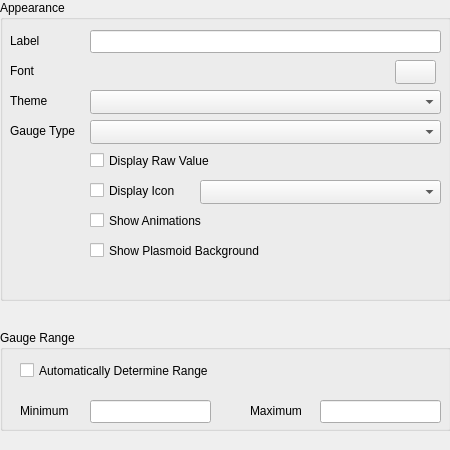
<?xml version="1.0" encoding="UTF-8"?>
<ui version="4.0">
 <class>generalSettings</class>
 <widget class="QWidget" name="generalSettings">
  <property name="geometry">
   <rect>
    <x>0</x>
    <y>0</y>
    <width>450</width>
    <height>450</height>
   </rect>
  </property>
  <property name="sizePolicy">
   <sizepolicy hsizetype="MinimumExpanding" vsizetype="Expanding">
    <horstretch>0</horstretch>
    <verstretch>0</verstretch>
   </sizepolicy>
  </property>
  <property name="minimumSize">
   <size>
    <width>450</width>
    <height>450</height>
   </size>
  </property>
  <property name="maximumSize">
   <size>
    <width>123456</width>
    <height>123456</height>
   </size>
  </property>
  <property name="windowTitle">
   <string>Dialog</string>
  </property>
  <property name="inputMethodHints">
   <set>Qt::ImhDigitsOnly</set>
  </property>
  <widget class="QGroupBox" name="appearanceGroup">
   <property name="geometry">
    <rect>
     <x>0</x>
     <y>0</y>
     <width>451</width>
     <height>301</height>
    </rect>
   </property>
   <property name="sizePolicy">
    <sizepolicy hsizetype="MinimumExpanding" vsizetype="Preferred">
     <horstretch>0</horstretch>
     <verstretch>0</verstretch>
    </sizepolicy>
   </property>
   <property name="minimumSize">
    <size>
     <width>330</width>
     <height>189</height>
    </size>
   </property>
   <property name="title">
    <string>Appearance</string>
   </property>
   <widget class="QComboBox" name="gaugeTheme">
    <property name="geometry">
     <rect>
      <x>90</x>
      <y>90</y>
      <width>351</width>
      <height>24</height>
     </rect>
    </property>
    <property name="toolTip">
     <string>Type of gauge</string>
    </property>
   </widget>
   <widget class="QLabel" name="label">
    <property name="geometry">
     <rect>
      <x>10</x>
      <y>90</y>
      <width>81</width>
      <height>21</height>
     </rect>
    </property>
    <property name="text">
     <string>Theme</string>
    </property>
   </widget>
   <widget class="QLineEdit" name="gaugeLabel">
    <property name="geometry">
     <rect>
      <x>90</x>
      <y>30</y>
      <width>351</width>
      <height>23</height>
     </rect>
    </property>
    <property name="toolTip">
     <string>A label for the gauge (optional)</string>
    </property>
   </widget>
   <widget class="QLabel" name="label_7">
    <property name="geometry">
     <rect>
      <x>10</x>
      <y>30</y>
      <width>81</width>
      <height>21</height>
     </rect>
    </property>
    <property name="text">
     <string>Label</string>
    </property>
   </widget>
   <widget class="QComboBox" name="gaugeType">
    <property name="geometry">
     <rect>
      <x>90</x>
      <y>120</y>
      <width>351</width>
      <height>24</height>
     </rect>
    </property>
    <property name="toolTip">
     <string>Type of gauge</string>
    </property>
   </widget>
   <widget class="QLabel" name="label_6">
    <property name="geometry">
     <rect>
      <x>10</x>
      <y>120</y>
      <width>81</width>
      <height>21</height>
     </rect>
    </property>
    <property name="text">
     <string>Gauge Type</string>
    </property>
   </widget>
   <widget class="QCheckBox" name="showPlasmaBg">
    <property name="geometry">
     <rect>
      <x>90</x>
      <y>240</y>
      <width>211</width>
      <height>21</height>
     </rect>
    </property>
    <property name="text">
     <string>Show Plasmoid Background</string>
    </property>
   </widget>
   <widget class="QCheckBox" name="showRaw">
    <property name="geometry">
     <rect>
      <x>90</x>
      <y>150</y>
      <width>161</width>
      <height>21</height>
     </rect>
    </property>
    <property name="text">
     <string>Display Raw Value</string>
    </property>
   </widget>
   <widget class="QCheckBox" name="showIcon">
    <property name="geometry">
     <rect>
      <x>90</x>
      <y>180</y>
      <width>101</width>
      <height>21</height>
     </rect>
    </property>
    <property name="text">
     <string>Display Icon</string>
    </property>
   </widget>
   <widget class="QComboBox" name="gaugeIcon">
    <property name="geometry">
     <rect>
      <x>200</x>
      <y>180</y>
      <width>241</width>
      <height>24</height>
     </rect>
    </property>
   </widget>
   <widget class="QCheckBox" name="showAnimations">
    <property name="geometry">
     <rect>
      <x>90</x>
      <y>210</y>
      <width>171</width>
      <height>21</height>
     </rect>
    </property>
    <property name="text">
     <string>Show Animations</string>
    </property>
   </widget>
   <widget class="QLabel" name="label_9">
    <property name="geometry">
     <rect>
      <x>10</x>
      <y>60</y>
      <width>71</width>
      <height>21</height>
     </rect>
    </property>
    <property name="text">
     <string>Font</string>
    </property>
   </widget>
   <widget class="KFontRequester" name="fontChooser">
    <property name="geometry">
     <rect>
      <x>90</x>
      <y>60</y>
      <width>301</width>
      <height>24</height>
     </rect>
    </property>
   </widget>
   <widget class="KColorButton" name="fontColor">
    <property name="geometry">
     <rect>
      <x>395</x>
      <y>60</y>
      <width>41</width>
      <height>24</height>
     </rect>
    </property>
   </widget>
  </widget>
  <widget class="QGroupBox" name="rangeGroup">
   <property name="geometry">
    <rect>
     <x>0</x>
     <y>330</y>
     <width>451</width>
     <height>101</height>
    </rect>
   </property>
   <property name="title">
    <string>Gauge Range</string>
   </property>
   <widget class="QLineEdit" name="rangeMin">
    <property name="enabled">
     <bool>true</bool>
    </property>
    <property name="geometry">
     <rect>
      <x>90</x>
      <y>70</y>
      <width>121</width>
      <height>23</height>
     </rect>
    </property>
    <property name="toolTip">
     <string>The value at which the gauge reads the lowest</string>
    </property>
    <property name="autoFillBackground">
     <bool>false</bool>
    </property>
    <property name="inputMethodHints">
     <set>Qt::ImhFormattedNumbersOnly</set>
    </property>
    <property name="placeholderText">
     <string/>
    </property>
   </widget>
   <widget class="QLabel" name="label_5">
    <property name="geometry">
     <rect>
      <x>20</x>
      <y>70</y>
      <width>61</width>
      <height>21</height>
     </rect>
    </property>
    <property name="text">
     <string>Minimum</string>
    </property>
   </widget>
   <widget class="QLabel" name="label_8">
    <property name="geometry">
     <rect>
      <x>250</x>
      <y>70</y>
      <width>71</width>
      <height>21</height>
     </rect>
    </property>
    <property name="text">
     <string>Maximum</string>
    </property>
   </widget>
   <widget class="QLineEdit" name="rangeMax">
    <property name="geometry">
     <rect>
      <x>320</x>
      <y>70</y>
      <width>121</width>
      <height>23</height>
     </rect>
    </property>
    <property name="toolTip">
     <string>&lt;html&gt;&lt;head/&gt;&lt;body&gt;&lt;p&gt;The value at which the gauge reads the highest&lt;/p&gt;&lt;/body&gt;&lt;/html&gt;</string>
    </property>
    <property name="inputMethodHints">
     <set>Qt::ImhFormattedNumbersOnly</set>
    </property>
    <property name="placeholderText">
     <string/>
    </property>
   </widget>
   <widget class="QCheckBox" name="autoRange">
    <property name="geometry">
     <rect>
      <x>20</x>
      <y>30</y>
      <width>281</width>
      <height>21</height>
     </rect>
    </property>
    <property name="text">
     <string>Automatically Determine Range</string>
    </property>
   </widget>
  </widget>
 </widget>
 <customwidgets>
  <customwidget>
   <class>KColorButton</class>
   <extends>QPushButton</extends>
   <header>kcolorbutton.h</header>
  </customwidget>
  <customwidget>
   <class>KFontRequester</class>
   <extends>QWidget</extends>
   <header>kfontrequester.h</header>
  </customwidget>
 </customwidgets>
 <tabstops>
  <tabstop>gaugeLabel</tabstop>
  <tabstop>gaugeTheme</tabstop>
  <tabstop>gaugeType</tabstop>
  <tabstop>showRaw</tabstop>
  <tabstop>showIcon</tabstop>
  <tabstop>gaugeIcon</tabstop>
  <tabstop>showAnimations</tabstop>
  <tabstop>showPlasmaBg</tabstop>
  <tabstop>autoRange</tabstop>
  <tabstop>rangeMin</tabstop>
  <tabstop>rangeMax</tabstop>
 </tabstops>
 <resources/>
 <connections/>
</ui>
